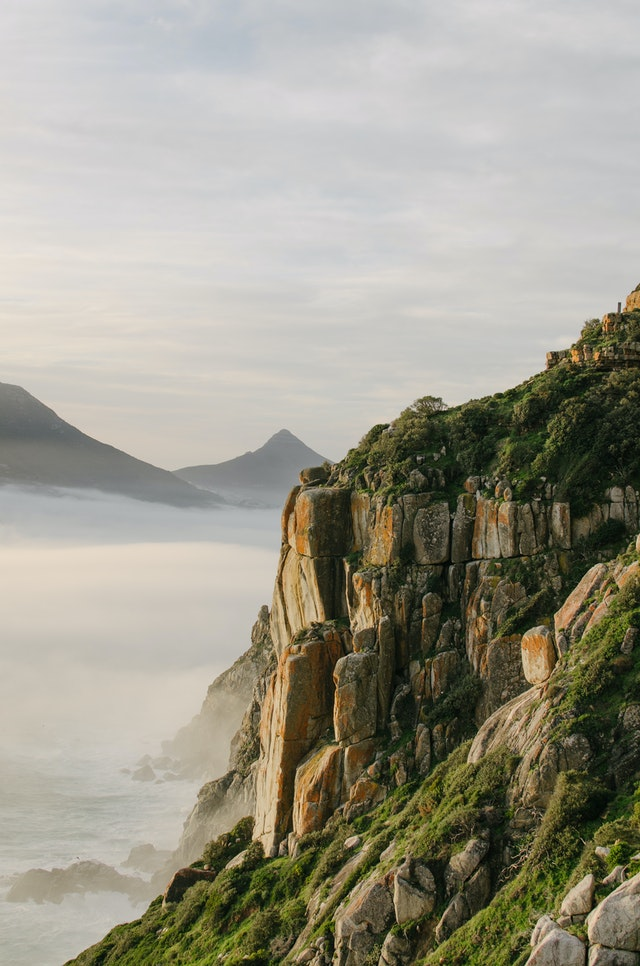
#> input picture Matplotlib Examples/scenery.jpg, 640 x 966 px, found by its file name
$ python basics2-images.py
#> lines starting #> are read from the running program, lines starting #| are printed output that depends on the picture
import matplotlib.pyplot
import matplotlib.image
import numpy

# Reading an image with Matplotlib
# Image Reference: https://www.pexels.com/photo/rocky-cliff-under-cloudy-sky-6930991/
input_image = matplotlib.image.imread('Matplotlib Examples\scenery.jpg')
#> input_image is the input picture: shape (966, 640, 3); mean R, G, B 155.1, 152.3, 137.8
print(input_image)
#> (printed output is left out)

# Displaying images with Matplotlib
matplotlib.pyplot.imshow(input_image)
matplotlib.pyplot.show()

# Displaying image histogram with Matplotlib
matplotlib.pyplot.hist(input_image.ravel(), bins=256,
                       range=(0.0, 255.0), fc='k', ec='k')
matplotlib.pyplot.ylabel('Number of Pixels')
matplotlib.pyplot.xlabel('Pixel Value')
matplotlib.pyplot.show()
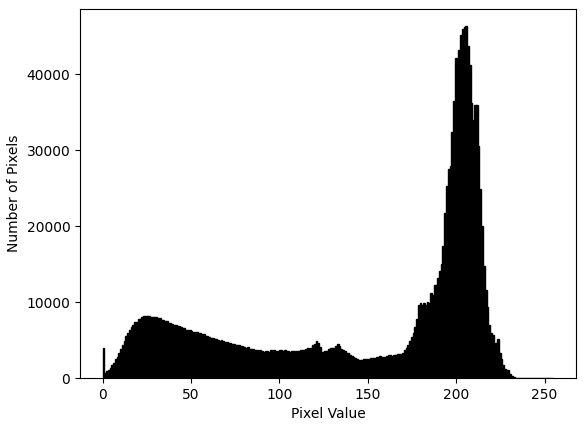
#> figure drawn by matplotlib, 1 panel; tallest bar 46319 high, from x = 205.2 to 206.2
